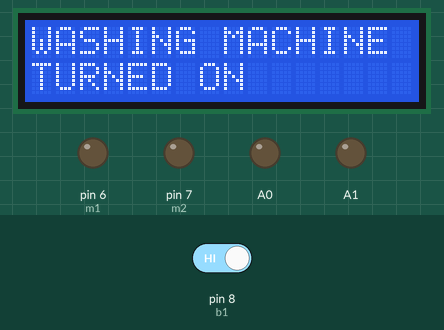
The sketch below on a simulated Arduino Uno, built with avr-gcc and run on an emulated ATmega328P. Parts: 16×2 character LCD, output pins drawn as LEDs (lit = HIGH). The test bench sets the inputs (shaded band); at power-on: pin 8 (b1) HIGH. Pins used as bus, display or sensor lines are not drawn.

Above: at 2.1 s.
At 11.1 s:
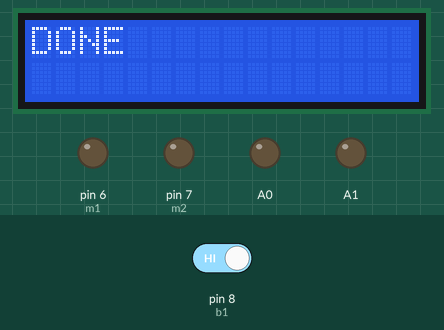
14.5 s: pin 8 (b1) driven HIGH
At 18.7 s:
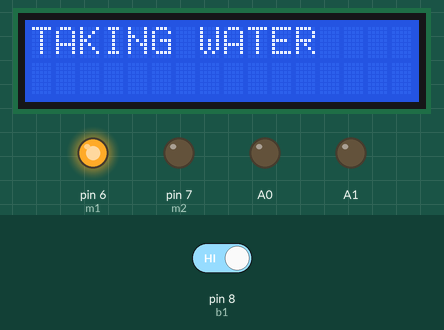
Timing chart, 0 to 35.6 s (numbered marks = the images above; inputs shaded):
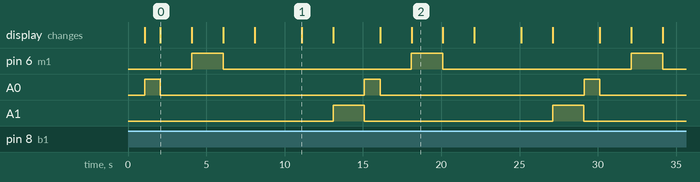

Measured:
- by itself, pin 6 (m1): alternates HIGH for 2.0 s and LOW for 12.0 s
- by itself, A0: alternates HIGH for 1.0 s and LOW for 13.0 s
- what the display in image 0 shows lasts 2.0 s, from 2.1 s to 4.1 s

The sketch:

washingmachine.ino
```cpp
#include<LiquidCrystal.h>
LiquidCrystal lcd (12,11,5,4,3,2);
#define m1 6
#define m2 7
#define ms1 9
#define ms2 10
int Led1 = A0;
int Led2 = A1;
int b1 = 8,b=0;
void setup() {
  pinMode(8,INPUT);
  pinMode(9,OUTPUT);
  pinMode(10,OUTPUT);
  pinMode(6,OUTPUT);
  pinMode(7,OUTPUT);
  pinMode(A0,OUTPUT);
  pinMode(A1,OUTPUT);
  Serial.begin(9600);
  lcd.begin(16,2);
  lcd.setCursor(0,0);
  lcd.println("WELCOME TO");
  lcd.setCursor(0,1);
  lcd.print("WASHING MACHINE");
  delay(1000);
  lcd.clear();
}

void loop() {
  b=digitalRead(b1);
  if (b==LOW){
    digitalWrite(A0 ,LOW);
    delay(2000);
  }
  else{
    lcd.clear();
    digitalWrite(A0,HIGH);
    delay(1000);
    digitalWrite(A0 ,LOW);
    lcd.setCursor(0,0);
    lcd.println("WASHING MACHINE");
    lcd.setCursor(0,1);
    lcd.println("TURNED ON");
    delay(2000);
    lcd.clear();
    digitalWrite(m1,HIGH);
    digitalWrite(m2,LOW);
    lcd.println("TAKING WATER");
    delay(2000);
    lcd.clear();
    digitalWrite(m1,LOW);
    digitalWrite(m2,LOW);
    digitalWrite(ms1,HIGH);
    digitalWrite(ms2,LOW);
//    lcd.clear();
    lcd.println("SPINNING MODE");
    delay(2000);
    lcd.clear();
    lcd.println("DRYING");
    delay(1000);
    digitalWrite(ms1,LOW);
    digitalWrite(ms2,HIGH);
    delay(2000);
    digitalWrite(ms2,LOW);


    lcd.clear();
    lcd.println("DONE");
    delay(2000);
    lcd.clear();
    digitalWrite(A1, HIGH);
    delay(2000);
    digitalWrite(A1 ,LOW);
    lcd.clear();

  }
}
```
